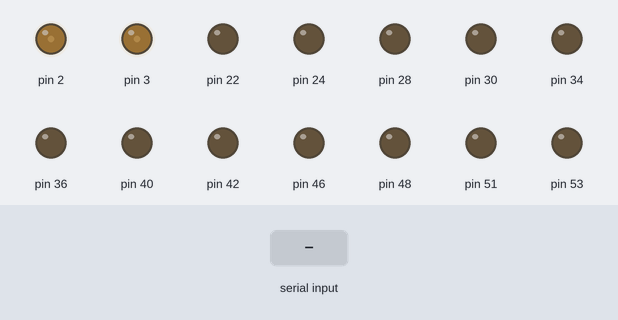
Recording of a sketch running on a simulated Arduino Mega 2560, built with avr-gcc and run on an emulated ATmega2560. On the bench: output pins drawn as LEDs (lit = HIGH). Inputs (shaded band) come from the test bench.

Above: at 1.2 s.
1.3 s: "1" received over Serial
At 2.4 s:
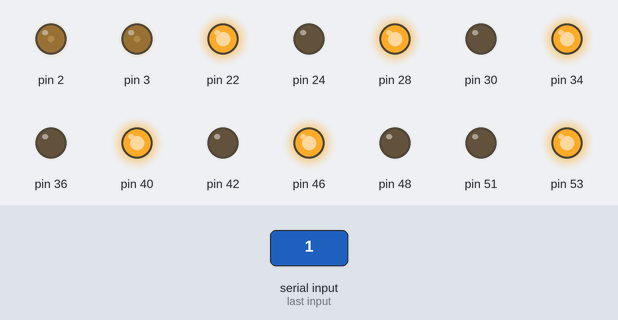
2.8 s: "2" received over Serial
At 3.6 s:
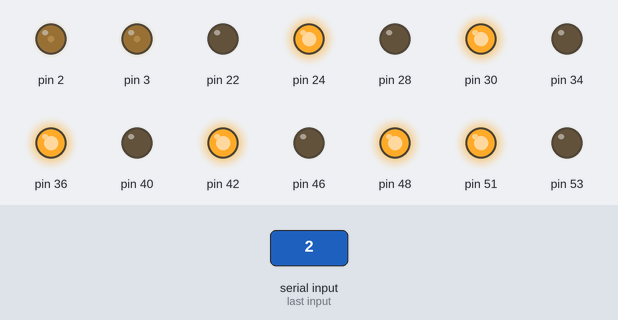
4.3 s: "0" received over Serial
At 4.7 s:
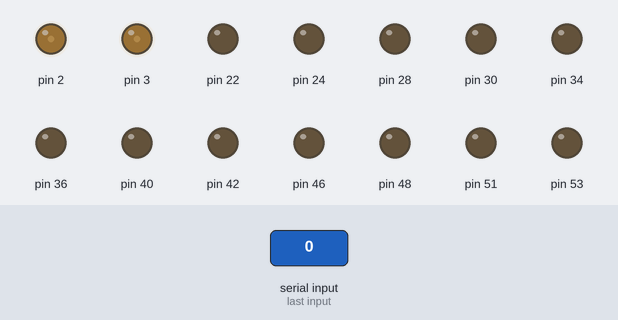
Timing chart, 0 to 7.3 s (numbered marks = the images above; inputs shaded):
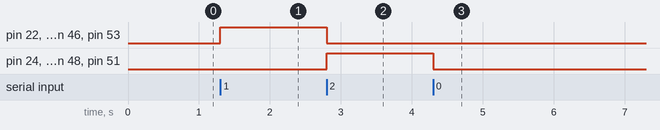

The sketch:

Lunatron.ino
```cpp
#include <avr/io.h>
#include <avr/interrupt.h>
#include "motor.h"
#include "state.h"

void setup()
{

  /* add setup code here */
	Serial.begin(57600);
}

void loop()
{

  /* add main program code here */
	checkSerial();
}

void checkSerial()
{
	if (Serial.available() > 0)
	{
		char input = Serial.read();
		switch (input){
		case '0':
			for (int h = 0; h < 6; h++)
				Motor::location[h]->setDir(State::BRAKE);
			break;
		case '1':
			for (int h = 0; h < 6; h++)
				Motor::location[h]->setDir(State::FWD);
			break;
		case '2':
			for (int h = 0; h < 6; h++)
				Motor::location[h]->setDir(State::REV);
			break;
		}
		}
}
```

CurrentSensor.cpp
```cpp
#include "Arduino.h"
#include "CurrentSensor.h"

CurrentSensor CurrentSensor::BL(A2, 1, 0);
CurrentSensor CurrentSensor::ML(A3, 1, 0);
CurrentSensor CurrentSensor::FL(A4, 1, 0);
CurrentSensor CurrentSensor::FR(A5, 1, 0);
CurrentSensor CurrentSensor::MR(A6, 1, 0);
CurrentSensor CurrentSensor::BR(A7, 1, 0);

CurrentSensor::CurrentSensor(int Pin, float CurrentScale, float CurrentOffset)
{
	_Pin = Pin;
	_CurrentScale = CurrentScale;
	_CurrentOffset = CurrentOffset;
}

CurrentSensor::~CurrentSensor()
{

}
```

CurrentSensor.h
```cpp
#ifndef CurrentSensor_h
#define CurrentSensor_h

#include "Arduino.h"

class CurrentSensor
{
public:
	static CurrentSensor FL, ML, BL, FR, MR, BR;
	~CurrentSensor();

private:
	CurrentSensor(int Pin, float CurrentScale, float CurrentOffset);
	int _Pin;
	float _CurrentScale;
	float _CurrentOffset;
};


#endif
```

LoadCell.cpp
```cpp
#include "Arduino.h"
#include "LoadCell.h"

LoadCell LoadCell::BL(A8, 1, 0);
LoadCell LoadCell::ML(A9, 1, 0);
LoadCell LoadCell::FL(A10, 1, 0);
LoadCell LoadCell::FR(A11, 1, 0);
LoadCell LoadCell::MR(A12, 1, 0);
LoadCell LoadCell::BR(A13, 1, 0);

LoadCell::LoadCell(int Pin, float LoadScale, float LoadOffset)
{
	_Pin = Pin;
	_Loadscale = LoadScale;
	_LoadOffset = LoadOffset;
	pinMode(_Pin, INPUT);
}

LoadCell::~LoadCell()
{

}
```

LoadCell.h
```cpp
#ifndef LoadCell_h
#define LoadCell_h

#include "Arduino.h"

class LoadCell
{
public:
	static LoadCell FL, ML, BL, FR, MR, BR;
	~LoadCell();
private:
	LoadCell(int Pin, float LoadScale, float LoadOffset);
	int _Pin;
	float _Loadscale;
	float _LoadOffset;
};


#endif
```

motor.cpp
```cpp
#include "Arduino.h"
#include "motor.h"
#include "state.h"

Motor Motor::BL(2, 22, 24, State::BRAKE, LoadCell::BL);
Motor Motor::ML(3, 28, 30, State::BRAKE, LoadCell::ML);
Motor Motor::FL(4, 34, 36, State::BRAKE, LoadCell::FL);
Motor Motor::FR(5, 40, 42, State::BRAKE, LoadCell::FR);
Motor Motor::MR(6, 46, 48, State::BRAKE, LoadCell::MR);
Motor Motor::BR(7, 53, 51, State::BRAKE, LoadCell::BR);

Motor* Motor::location[6] = { &Motor::BL, &Motor::ML, &Motor::FL, &Motor::FR, &Motor::MR, &Motor::BR };

Motor::Motor(int pin, int A, int B, State& dir, LoadCell& location)
{
	_PWMpin = pin;
	_dutyCycle = 40;
	_pinA = A;
	_pinB = B;
	_dir = &dir;
	_LoadSensor = &location;
	pinMode(_PWMpin, OUTPUT);
	analogWrite(_PWMpin, _dutyCycle);
	pinMode(_pinA, OUTPUT);
	pinMode(_pinB, OUTPUT);
	setDir(*_dir);
}

Motor::~Motor()
{
}

void Motor::setDuty(int cycle)
{
	_dutyCycle = cycle;
	analogWrite(_PWMpin, _dutyCycle);
}

void Motor::setDir(State& state)
{
	_dir = &state;
	digitalWrite(_pinA, state.readA());
	digitalWrite(_pinB, state.readB());
}

void Motor::switchDir()
{
	_dir=&(_dir->opposite());
}

State& Motor::read()
{
	return *_dir;
}
```

motor.h
```cpp
/*
	motor.h - Library for controlling multiple motors
	Created by Nicole Devos, June 6, 2014
	NOTE: default pin for motor class is 2
		default dutyCycle for motor class is 0
*/
#ifndef Motor_h
#define Motor_h

#include "Arduino.h"
#include "state.h"
#include "LoadCell.h"

class Motor
{
public:
	static Motor FL, ML, BL, FR, MR, BR;
	~Motor();
	void setDuty(int cycle);
	void setDir(State& state);
	void switchDir();
	State& read();
	static Motor* location[6];

private:
	Motor(int PWMpin, int pinA, int pinB, State& dir, LoadCell& location);
	LoadCell* _LoadSensor;
	int _PWMpin;
	int _pinA;
	int _pinB;
	int _dutyCycle;
	State* _dir;
};

#endif
```

state.cpp
```cpp
#include "Arduino.h"
#include "state.h"


State State::FWD = State(HIGH, LOW);
State State::REV = State(LOW, HIGH);
State State::BRAKE = State(LOW, LOW);
bool State::oppositesAssigned = State::assignOpposites();

State::State(const bool A, const bool B)
{
	_A = A;
	_B = B;
}

State::~State()
{

}

bool State::operator==(State& src)
{
		return this==&src;
}

State& State::opposite() const
{
	return *_opposite;
}

bool State::readA(void)
{
          return _A;
}

bool State::readB(void)
{
          return _B;
}

bool State::assignOpposites()
{
	FWD._opposite = &REV;
	BRAKE._opposite = &BRAKE;
	REV._opposite = &FWD;

	return true;
}
```

state.h
```cpp
/*
	state.h - Library for controlling motor direction pins
	Created by Nicole Devos, June 7, 2014
*/
#ifndef State_h
#define State_h

#include "Arduino.h"

class State
{
public:
	static State FWD, REV, BRAKE;
	bool readA(void);
	bool readB(void);
	~State();
	bool operator==(State& src);
	State& opposite() const;
private:
	State(const bool A, const bool B);
	State* _opposite;
	bool _A;
	bool _B;

	static bool oppositesAssigned;
	static bool assignOpposites();
};

#endif
```

Measured:
- after the input at 1.3 s, pin 22, pin 28, pin 34, pin 40, pin 46, pin 53: LOW → HIGH at once
- after the input at 2.8 s, pin 22, pin 28, pin 34, pin 40, pin 46, pin 53: HIGH → LOW at once; pin 24, pin 30, pin 36, pin 42, pin 48, pin 51: LOW → HIGH at once
- after the input at 4.3 s, pin 24, pin 30, pin 36, pin 42, pin 48, pin 51: HIGH → LOW at once
